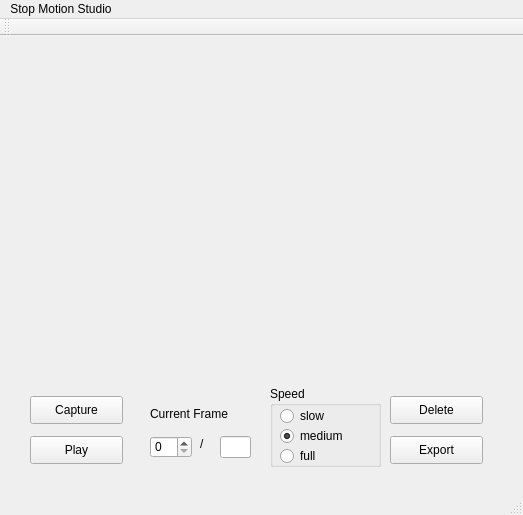
<?xml version="1.0" encoding="UTF-8"?>
<ui version="4.0">
 <class>MainWindow</class>
 <widget class="QMainWindow" name="MainWindow">
  <property name="geometry">
   <rect>
    <x>0</x>
    <y>0</y>
    <width>523</width>
    <height>515</height>
   </rect>
  </property>
  <property name="windowTitle">
   <string>MainWindow</string>
  </property>
  <widget class="QWidget" name="centralWidget">
   <widget class="QPushButton" name="captureButton">
    <property name="geometry">
     <rect>
      <x>30</x>
      <y>360</y>
      <width>93</width>
      <height>28</height>
     </rect>
    </property>
    <property name="sizePolicy">
     <sizepolicy hsizetype="Preferred" vsizetype="Fixed">
      <horstretch>0</horstretch>
      <verstretch>0</verstretch>
     </sizepolicy>
    </property>
    <property name="focusPolicy">
     <enum>Qt::NoFocus</enum>
    </property>
    <property name="text">
     <string>Capture</string>
    </property>
   </widget>
   <widget class="QPushButton" name="playButton">
    <property name="geometry">
     <rect>
      <x>30</x>
      <y>400</y>
      <width>93</width>
      <height>28</height>
     </rect>
    </property>
    <property name="focusPolicy">
     <enum>Qt::NoFocus</enum>
    </property>
    <property name="text">
     <string>Play</string>
    </property>
   </widget>
   <widget class="QPushButton" name="deleteButton">
    <property name="geometry">
     <rect>
      <x>390</x>
      <y>360</y>
      <width>93</width>
      <height>28</height>
     </rect>
    </property>
    <property name="focusPolicy">
     <enum>Qt::NoFocus</enum>
    </property>
    <property name="text">
     <string>Delete</string>
    </property>
   </widget>
   <widget class="QPushButton" name="exportButton">
    <property name="geometry">
     <rect>
      <x>390</x>
      <y>400</y>
      <width>93</width>
      <height>28</height>
     </rect>
    </property>
    <property name="focusPolicy">
     <enum>Qt::NoFocus</enum>
    </property>
    <property name="text">
     <string>Export</string>
    </property>
   </widget>
   <widget class="QLabel" name="imageView">
    <property name="geometry">
     <rect>
      <x>30</x>
      <y>20</y>
      <width>441</width>
      <height>301</height>
     </rect>
    </property>
    <property name="text">
     <string/>
    </property>
    <property name="scaledContents">
     <bool>true</bool>
    </property>
   </widget>
   <widget class="QLabel" name="currentFrameLabel">
    <property name="geometry">
     <rect>
      <x>150</x>
      <y>370</y>
      <width>91</width>
      <height>16</height>
     </rect>
    </property>
    <property name="text">
     <string>Current Frame</string>
    </property>
   </widget>
   <widget class="QLineEdit" name="numFrames">
    <property name="geometry">
     <rect>
      <x>220</x>
      <y>400</y>
      <width>31</width>
      <height>22</height>
     </rect>
    </property>
    <property name="focusPolicy">
     <enum>Qt::NoFocus</enum>
    </property>
   </widget>
   <widget class="QLabel" name="label_3">
    <property name="geometry">
     <rect>
      <x>200</x>
      <y>400</y>
      <width>16</width>
      <height>16</height>
     </rect>
    </property>
    <property name="text">
     <string>/</string>
    </property>
   </widget>
   <widget class="QSpinBox" name="currentFrame">
    <property name="geometry">
     <rect>
      <x>150</x>
      <y>400</y>
      <width>42</width>
      <height>22</height>
     </rect>
    </property>
    <property name="focusPolicy">
     <enum>Qt::NoFocus</enum>
    </property>
    <property name="styleSheet">
     <string notr="true"/>
    </property>
   </widget>
   <widget class="QGroupBox" name="speedGroup">
    <property name="geometry">
     <rect>
      <x>270</x>
      <y>350</y>
      <width>111</width>
      <height>81</height>
     </rect>
    </property>
    <property name="title">
     <string>Speed</string>
    </property>
    <property name="checkable">
     <bool>false</bool>
    </property>
    <property name="checked">
     <bool>false</bool>
    </property>
    <widget class="QRadioButton" name="slowRadio">
     <property name="geometry">
      <rect>
       <x>10</x>
       <y>20</y>
       <width>95</width>
       <height>20</height>
      </rect>
     </property>
     <property name="focusPolicy">
      <enum>Qt::NoFocus</enum>
     </property>
     <property name="text">
      <string>slow</string>
     </property>
     <property name="checked">
      <bool>false</bool>
     </property>
    </widget>
    <widget class="QRadioButton" name="mediumRadio">
     <property name="geometry">
      <rect>
       <x>10</x>
       <y>40</y>
       <width>95</width>
       <height>20</height>
      </rect>
     </property>
     <property name="focusPolicy">
      <enum>Qt::NoFocus</enum>
     </property>
     <property name="text">
      <string>medium</string>
     </property>
     <property name="checked">
      <bool>true</bool>
     </property>
    </widget>
    <widget class="QRadioButton" name="fullRadio">
     <property name="geometry">
      <rect>
       <x>10</x>
       <y>60</y>
       <width>95</width>
       <height>20</height>
      </rect>
     </property>
     <property name="focusPolicy">
      <enum>Qt::NoFocus</enum>
     </property>
     <property name="text">
      <string>full</string>
     </property>
    </widget>
    <zorder>slowRadio</zorder>
    <zorder>mediumRadio</zorder>
    <zorder>fullRadio</zorder>
    <zorder>mediumRadio</zorder>
    <zorder>fullRadio</zorder>
   </widget>
   <widget class="QWidget" name="widget" native="true">
    <property name="geometry">
     <rect>
      <x>90</x>
      <y>470</y>
      <width>120</width>
      <height>80</height>
     </rect>
    </property>
   </widget>
  </widget>
  <widget class="QMenuBar" name="menuBar">
   <property name="geometry">
    <rect>
     <x>0</x>
     <y>0</y>
     <width>523</width>
     <height>26</height>
    </rect>
   </property>
   <widget class="QMenu" name="menuStop_Motion_Studio">
    <property name="title">
     <string>Stop Motion Studio</string>
    </property>
   </widget>
   <addaction name="menuStop_Motion_Studio"/>
  </widget>
  <widget class="QToolBar" name="mainToolBar">
   <attribute name="toolBarArea">
    <enum>TopToolBarArea</enum>
   </attribute>
   <attribute name="toolBarBreak">
    <bool>false</bool>
   </attribute>
  </widget>
  <widget class="QStatusBar" name="statusBar"/>
 </widget>
 <layoutdefault spacing="6" margin="11"/>
 <resources/>
 <connections/>
</ui>
